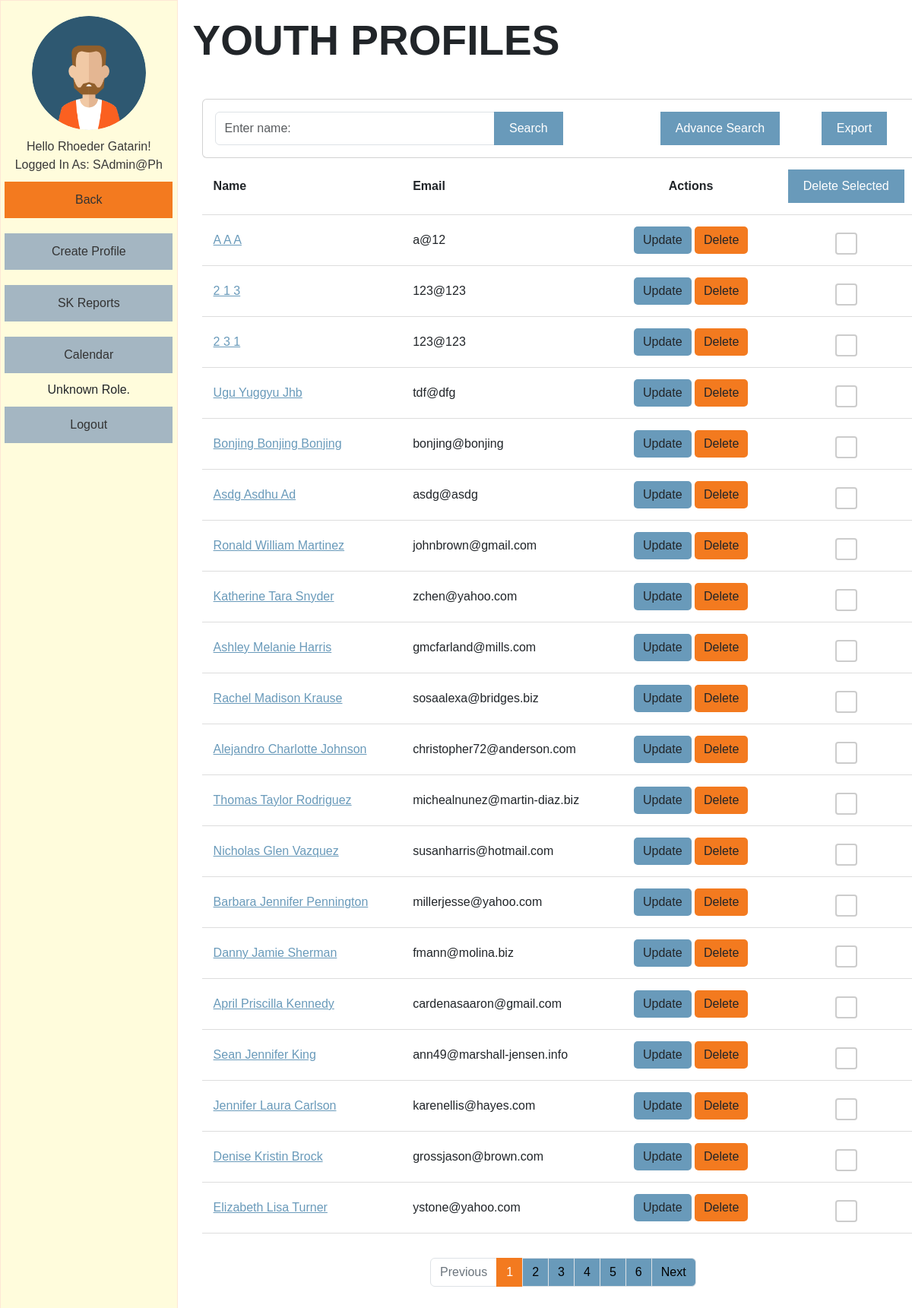
The app's page /viewprofile.php (signed in) with its own data.
### tables this page shows
CREATE TABLE `profiles` (
  `id` int(11) NOT NULL,
  `lname` varchar(100) DEFAULT NULL,
  `fname` varchar(100) DEFAULT NULL,
  `mname` varchar(100) DEFAULT NULL,
  `suffix` varchar(20) DEFAULT NULL,
  `region` varchar(100) DEFAULT NULL,
  `province` varchar(100) DEFAULT NULL,
  `municipality` varchar(100) DEFAULT NULL,
  `barangay` varchar(100) DEFAULT NULL,
  `sitio` varchar(50) DEFAULT NULL,
  `purok` varchar(100) DEFAULT NULL,
  `sex` varchar(10) DEFAULT NULL,
  `age` int(11) DEFAULT NULL,
  `youth_with_needs` text DEFAULT NULL,
  `email` varchar(100) DEFAULT NULL,
  `birth_month` varchar(20) DEFAULT NULL,
  `birth_day` varchar(20) DEFAULT NULL,
  `birth_year` varchar(20) DEFAULT NULL,
  `contactnumber` varchar(20) DEFAULT NULL,
  `civil_status` varchar(20) DEFAULT NULL,
  `youth_classification` varchar(100) DEFAULT NULL,
  `age_group` varchar(50) DEFAULT NULL,
  `work_status` varchar(50) DEFAULT NULL,
  `educational_background` varchar(50) DEFAULT NULL,
  `register_sk_voter` varchar(50) DEFAULT NULL,
  `voted_last_election` varchar(3) NOT NULL,
  `national_voter` varchar(50) DEFAULT NULL,
  `attended_kk` varchar(3) NOT NULL,
  `times_attended_kk` int(11) DEFAULT NULL,
  `no_why` varchar(100) DEFAULT NULL,
  `date_created` varchar(50) NOT NULL,
  `barangay_code` varchar(50) DEFAULT NULL
);

### viewprofile.php (the view, shortened to what this page needs)
<?php
include("conne.php");
if (isset($_SESSION['role'])) {
    $role = $_SESSION['role'];
} else {
    echo "Role information not found. Please contact administrator.";
    exit();
}
?>
<!DOCTYPE html>
<html>
<head>
    <link href="https://cdn.jsdelivr.net/npm/bootstrap@5.0.0-beta1/dist/css/bootstrap.min.css" rel="stylesheet">
    <link href="https://cdn.jsdelivr.net/npm/bootstrap@5.3.3/dist/css/bootstrap.min.css" rel="stylesheet">
    <link rel="stylesheet" type="text/css" href="src/temp.css">
    <link rel="stylesheet" type="text/css" href="src/css.css">
</head>
<body>
    <div class="sidebar">
        <img src="src/avatar.png" alt="Avatar">
        <p><?php echo "Hello " . $_SESSION['fname'] . " " . $_SESSION['lname'] . "!" . "<br>"; ?>
            Logged in as: <?php echo $_SESSION['email']; ?></p>
        <a href="homepage.php">Back</a>
        <a href="crud.php">Create Profile</a>
        <a href="records.php">SK Reports</a>
        <a href="calendar.php">Calendar</a>
        <?php
        if ($role == 'admin') {
            echo '<a href="createacc.php">Create Accounts</a>';
        } elseif ($role == 'employee') {
        } else {
            echo "Unknown role.";
        }
        ?>
        <a href="logout.php">Logout</a>
    </div>
    <div class="content">
        <h1>youth profiles</h1>
        <div class="search-container">
            <div class="container">
                <div class="row">
                    <div class="col-md-12">
                        <div class="card mt-4">
                            <div class="card-body">
                                <div class="row">
                                    <div class="col-md-7">
                                        <form action="" method="GET">
                                            <div class="input-group mb-3">
                                                <input type="text" name="search" value="<?php if (isset($_GET['search'])) {
                                                                                        echo $_GET['search'];
                                                                                    } ?>" class="form-control" placeholder="Enter name:">
                                                <button type="submit" class="btn btn-primary">Search</button>
                                                <div class="col-md-2">
                                                    <button style="margin-left: 129px; width: max-content; border-radius: 0" class="btn btn-primary"><a style="text-decoration: none; color: #fff;" type="button" href="advance_search.php">Advance Search</a></button>
                                                </div>
                                            </div>
                                        </form>
                                    </div>
                                    <div class="col-md-2">
                                        <button id="exportBtn" style="margin-left:144%">Export</button>
                                    </div>
                                </div>
                            </div>
                        </div>
                    </div>
                    <?php
                    $recordsPerPage = 20;
                    $currentPage = isset($_GET['page']) ? $_GET['page'] : 1;
                    $offset = ($currentPage - 1) * $recordsPerPage;
                    if (isset($_GET['search'])) {
                        $searchQuery = $_GET['search'];
                        $sql = "SELECT *,
                                       TIMESTAMPDIFF(YEAR,
                                                     CONVERT_TZ(STR_TO_DATE(CONCAT(birth_year,'-',birth_month,'-',birth_day), '%Y-%m-%d'), '+00:00', '+08:00'),
                                                     CURDATE()) AS age
                                FROM profiles
                                WHERE fname LIKE '%$searchQuery%' OR lname LIKE '%$searchQuery%' OR mname LIKE '%$searchQuery%' OR id LIKE '%$searchQuery%' OR email LIKE '%$searchQuery%'
                                ORDER BY id DESC
                                LIMIT $recordsPerPage OFFSET $offset";
                    } else {
                        $sql = "SELECT *,
                                       TIMESTAMPDIFF(YEAR,
                                                     CONVERT_TZ(STR_TO_DATE(CONCAT(birth_year,'-',birth_month,'-',birth_day), '%Y-%m-%d'), '+00:00', '+08:00'),
                                                     CURDATE()) AS age
                                FROM profiles
                                ORDER BY id DESC
                                LIMIT $recordsPerPage OFFSET $offset";
                    }
                    $result = mysqli_query($conn, $sql);
                    $totalCountSql = "SELECT COUNT(*) AS total FROM profiles";
                    $totalCountResult = mysqli_query($conn, $totalCountSql);
                    $totalCountRow = mysqli_fetch_assoc($totalCountResult);
                    $totalCount = $totalCountRow['total'];
                    $totalPages = ceil($totalCount / $recordsPerPage);
                    if ($result && mysqli_num_rows($result) > 0) {
                        ?>
                        <div class="section">
                            <form id="profilesForm" method="POST" action="delete_multiple.php">
                                <table>
                                    <tr>
                                        <th>Name</th>
                                        <th>Email</th>
                                        <th><center>Actions</center></th>
                                        <th>
                                            <center>
                                                <button style="border-radius: 0" type="submit" class="btn btn-danger btn-delete" onclick="return confirm('Are you sure you want to delete the selected profiles?');">
                                                    Delete Selected
                                                </button>
                                            </center>
                                        </th>
                                    </tr>
                                    <?php
                                    while ($row = mysqli_fetch_assoc($result)) {
                                        $id = $row['id'];
                                        $lname = $row['lname'];
                                        $fname = $row['fname'];
                                        $mname = $row['mname'];
                                        $email = $row['email'];
                                        $fullName = $fname . ' ' . $mname . ' ' . $lname;
                                        ?>
                                        <tr>
                                            <td>
                                                <a style="text-transform:capitalize" href="" class="profileNameLink" data-id="<?= $id; ?>"><?= $fullName; ?></a>
                                            </td>
                                            <td>
                                                <p style="text-transform:lowercase"><?= $email; ?></p>
                                            </td>
                                            <td>
                                                <center>
                                                    <a href="update.php?id=<?= $id; ?>" class="btn btn-primary">Update</a>
                                                    <a href="delete.php?id=<?= $id; ?>" class="btn btn-danger" onclick="return confirm('Are you sure you want to delete this profile?');">Delete</a>
                                                </center>
                                            </td>
                                            <td>
                                                <center>
                                                    <input type="checkbox" name="selectedProfiles[]" value="<?= $id; ?>">
                                                </center>
                                            </td>
                                        </tr>
                                    <?php
                                    }
                                    ?>
                                </table>
                            </form>
                            <div class="pagination">
                                <?php
                                echo '<nav aria-label="Page navigation example">';
                                echo '<ul class="pagination justify-content-center">';
                                $disabledPrev = ($currentPage == 1) ? "disabled" : "";
                                echo '<li class="page-item ' . $disabledPrev . '"><a class="page-link" href="?page=' . ($currentPage - 1) . '">Previous</a></li>';
                                for ($i = 1; $i <= $totalPages; $i++) {
                                    $activeClass = ($currentPage == $i) ? "active" : "";
                                    echo '<li class="page-item ' . $activeClass . '"><a class="page-link" href="?page=' . $i . '">' . $i . '</a></li>';
                                }
                                $disabledNext = ($currentPage == $totalPages || $totalPages == 0) ? "disabled" : "";
                                echo '<li class="page-item ' . $disabledNext . '"><a class="page-link" href="?page=' . ($currentPage + 1) . '">Next</a></li>';
                                echo '</ul>';
                                echo '</nav>';
                                ?>
                            </div>
                        </div>
                    <?php
                    }
                    ?>
                </div>
            </div>
        </div>
    </div>
</body>
</html>

### src/temp.css (style rules this page uses)
p { margin-bottom: 0; }
table, td, th { border-bottom: 1px solid #ddd; text-align: left; }
table { border-collapse: collapse; width: 100%; }
th, td { padding: 15px; }
.section { overflow-x:auto; }
h1 { font-size: 55px; text-transform: uppercase; font-family: Helvetica; font-weight: 700; }
.card-body { padding: 1rem 1rem 0rem 1rem; }
a { color: #699aba; }

### src/css.css (style rules this page uses)
body { font-family: "Helvetica", Arial, sans-serif; background-color: #f0f5f9; margin: 0; padding: 0; display: flex; height: 100vh; text-transform: capitalize; }
.sidebar { width: 20%; background-color: #fffcdc; padding-top: 20px; display: flex; flex-direction: column; align-items: center; border: 1px solid #fee7d6; }
.sidebar img { width: 150px; height: 150px; border-radius: 50%; margin-bottom: 10px; }
.sidebar p { color: #393939; text-align: center; }
.sidebar a { font-family: Arial, sans-serif; color: #333; text-decoration: none; margin: 10px 0; width: 80%; text-align: center; padding: 12px 18px; background-color: #a4b6c2; display: block; transition: background-color 0.3s ease; }
.sidebar a[href="homepage.php"] { background-color: #f37a1f; }
.content { width: 80%; padding: 20px; background-color: #fff; overflow-y: auto; text-transform: capitalize; }
.search-container { margin-top: 20px; }
.search-container form { display: flex; justify-content: center; align-items: center; }
.search-container button { padding: 10px 20px; font-size: 16px; border: none; background-color: #699aba; color: white; cursor: pointer; transition: background-color 0.3s ease; }
.btn-primary { background-color: #699aba; border: none; border-radius: 5px; }
.btn-danger { background-color: #f37a1f; border: none; color: #fff; }
h1 { font-size: 55px; text-transform: uppercase; font-family: Helvetica; font-weight: 700; }
.btn { font-weight: 400; line-height: 1.5; color: #212529; text-align: center; text-decoration: none; vertical-align: middle; cursor: pointer; -webkit-user-select: none; -moz-user-select: none; user-select: none; padding: .375rem .75rem; font-size: 1rem; transition: color .15s ease-in-out, background-color .15s ease-in-out, border-color .15s ease-in-out, box-shadow .15s ease-in-out; border-radius: 5px; }
.input-group .btn { z-index: 0; }
.pagination { display: flex; justify-content: center !important; margin-top: 16px; }
a.page-link { background-color: #699aba; color: black; }
.page-item.active .page-link { color: #fff; background-color: #f37a1f; border-color: #f37a1f; z-index: 0; }

### viewprofile.php (style rules this page uses)
input[type="checkbox"] { -webkit-appearance: none; -moz-appearance: none; appearance: none; width: 25px; height: 25px; border: 2px solid #ccc; border-radius: 4px; vertical-align: middle; position: relative; top: 4px; cursor: pointer; }

### records on screen
profiles: fullName "A A A", email "a@12"
profiles: fullName "2 1 3", email "123@123"
profiles: fullName "2 3 1", email "123@123"
profiles: fullName "Ugu Yuggyu Jhb", email "tdf@dfg"
profiles: fullName "Bonjing Bonjing Bonjing", email "bonjing@bonjing"
profiles: fullName "Asdg Asdhu Ad", email "asdg@asdg"
profiles: fullName "Ronald William Martinez", email "johnbrown@gmail.com"
profiles: fullName "Katherine Tara Snyder", email "zchen@yahoo.com"
profiles: fullName "Ashley Melanie Harris", email "gmcfarland@mills.com"
profiles: fullName "Rachel Madison Krause", email "sosaalexa@bridges.biz"
profiles: fullName "Alejandro Charlotte Johnson", email "christopher72@anderson.com"
profiles: fullName "Thomas Taylor Rodriguez", email "michealnunez@martin-diaz.biz"
profiles: fullName "Nicholas Glen Vazquez", email "susanharris@hotmail.com"
profiles: fullName "Barbara Jennifer Pennington", email "millerjesse@yahoo.com"
profiles: fullName "Danny Jamie Sherman", email "fmann@molina.biz"
profiles: fullName "April Priscilla Kennedy", email "cardenasaaron@gmail.com"
profiles: fullName "Sean Jennifer King", email "ann49@marshall-jensen.info"
profiles: fullName "Jennifer Laura Carlson", email "karenellis@hayes.com"
profiles: fullName "Denise Kristin Brock", email "grossjason@brown.com"
profiles: fullName "Elizabeth Lisa Turner", email "ystone@yahoo.com"

### other values on screen
$_SESSION['fname'] "Rhoeder"
$_SESSION['lname'] "Gatarin"
$_SESSION['email'] "SAdmin@ph"
